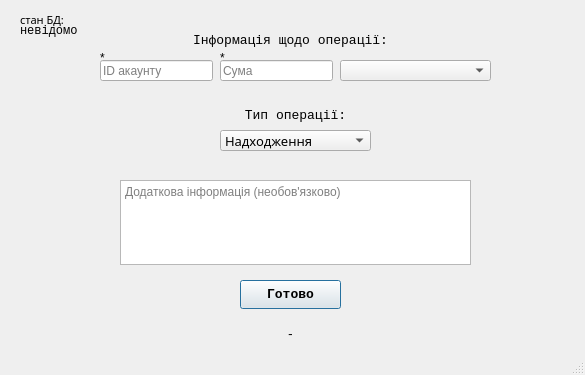
<?xml version="1.0" encoding="UTF-8"?>
<ui version="4.0">
 <class>MainWindow</class>
 <widget class="QMainWindow" name="MainWindow">
  <property name="geometry">
   <rect>
    <x>0</x>
    <y>0</y>
    <width>585</width>
    <height>375</height>
   </rect>
  </property>
  <property name="sizePolicy">
   <sizepolicy hsizetype="Ignored" vsizetype="Ignored">
    <horstretch>0</horstretch>
    <verstretch>0</verstretch>
   </sizepolicy>
  </property>
  <property name="contextMenuPolicy">
   <enum>Qt::NoContextMenu</enum>
  </property>
  <property name="windowTitle">
   <string>dbForm - Expenses / Incomes</string>
  </property>
  <property name="windowIcon">
   <iconset>
    <normaloff>../../Downloads/png-clipart-transaction-cost-product-money-financial-transaction-bank-hand-logo-thumbnail.png</normaloff>../../Downloads/png-clipart-transaction-cost-product-money-financial-transaction-bank-hand-logo-thumbnail.png</iconset>
  </property>
  <property name="toolButtonStyle">
   <enum>Qt::ToolButtonIconOnly</enum>
  </property>
  <widget class="QWidget" name="centralwidget">
   <widget class="QComboBox" name="comboBox">
    <property name="geometry">
     <rect>
      <x>220</x>
      <y>130</y>
      <width>151</width>
      <height>21</height>
     </rect>
    </property>
    <property name="font">
     <font>
      <family>Corbel</family>
      <pointsize>10</pointsize>
      <bold>false</bold>
     </font>
    </property>
    <item>
     <property name="text">
      <string>Надходження</string>
     </property>
    </item>
    <item>
     <property name="text">
      <string>Видаток</string>
     </property>
    </item>
   </widget>
   <widget class="QLabel" name="label">
    <property name="geometry">
     <rect>
      <x>230</x>
      <y>100</y>
      <width>131</width>
      <height>31</height>
     </rect>
    </property>
    <property name="sizePolicy">
     <sizepolicy hsizetype="Fixed" vsizetype="Fixed">
      <horstretch>0</horstretch>
      <verstretch>0</verstretch>
     </sizepolicy>
    </property>
    <property name="font">
     <font>
      <family>Consolas</family>
      <pointsize>10</pointsize>
      <bold>false</bold>
     </font>
    </property>
    <property name="text">
     <string>Тип операції:</string>
    </property>
    <property name="alignment">
     <set>Qt::AlignCenter</set>
    </property>
    <property name="textInteractionFlags">
     <set>Qt::NoTextInteraction</set>
    </property>
   </widget>
   <widget class="QLineEdit" name="lineEdit">
    <property name="geometry">
     <rect>
      <x>100</x>
      <y>60</y>
      <width>113</width>
      <height>21</height>
     </rect>
    </property>
    <property name="placeholderText">
     <string>ID акаунту</string>
    </property>
   </widget>
   <widget class="QLineEdit" name="lineEdit_2">
    <property name="geometry">
     <rect>
      <x>220</x>
      <y>60</y>
      <width>113</width>
      <height>21</height>
     </rect>
    </property>
    <property name="placeholderText">
     <string>Сума</string>
    </property>
   </widget>
   <widget class="QComboBox" name="comboBox_2">
    <property name="geometry">
     <rect>
      <x>340</x>
      <y>60</y>
      <width>151</width>
      <height>21</height>
     </rect>
    </property>
   </widget>
   <widget class="QTextEdit" name="textEdit">
    <property name="geometry">
     <rect>
      <x>120</x>
      <y>180</y>
      <width>351</width>
      <height>85</height>
     </rect>
    </property>
    <property name="placeholderText">
     <string>Додаткова інформація (необов'язково)</string>
    </property>
   </widget>
   <widget class="QLabel" name="label_2">
    <property name="geometry">
     <rect>
      <x>100</x>
      <y>50</y>
      <width>16</width>
      <height>16</height>
     </rect>
    </property>
    <property name="text">
     <string>*</string>
    </property>
   </widget>
   <widget class="QLabel" name="label_3">
    <property name="geometry">
     <rect>
      <x>220</x>
      <y>50</y>
      <width>16</width>
      <height>16</height>
     </rect>
    </property>
    <property name="text">
     <string>*</string>
    </property>
   </widget>
   <widget class="QPushButton" name="pushButton">
    <property name="geometry">
     <rect>
      <x>240</x>
      <y>280</y>
      <width>101</width>
      <height>29</height>
     </rect>
    </property>
    <property name="font">
     <font>
      <family>Consolas</family>
      <pointsize>10</pointsize>
      <bold>true</bold>
     </font>
    </property>
    <property name="text">
     <string>Готово</string>
    </property>
    <property name="autoDefault">
     <bool>true</bool>
    </property>
    <property name="default">
     <bool>true</bool>
    </property>
   </widget>
   <widget class="QLabel" name="label_4">
    <property name="geometry">
     <rect>
      <x>170</x>
      <y>30</y>
      <width>241</width>
      <height>21</height>
     </rect>
    </property>
    <property name="sizePolicy">
     <sizepolicy hsizetype="Fixed" vsizetype="Fixed">
      <horstretch>0</horstretch>
      <verstretch>0</verstretch>
     </sizepolicy>
    </property>
    <property name="font">
     <font>
      <family>Consolas</family>
      <pointsize>10</pointsize>
      <bold>false</bold>
     </font>
    </property>
    <property name="text">
     <string>Інформація щодо операції:</string>
    </property>
    <property name="alignment">
     <set>Qt::AlignCenter</set>
    </property>
    <property name="textInteractionFlags">
     <set>Qt::NoTextInteraction</set>
    </property>
   </widget>
   <widget class="QLabel" name="result_text">
    <property name="geometry">
     <rect>
      <x>10</x>
      <y>320</y>
      <width>561</width>
      <height>31</height>
     </rect>
    </property>
    <property name="font">
     <font>
      <family>Consolas</family>
     </font>
    </property>
    <property name="text">
     <string>-</string>
    </property>
    <property name="alignment">
     <set>Qt::AlignCenter</set>
    </property>
    <property name="wordWrap">
     <bool>true</bool>
    </property>
    <property name="textInteractionFlags">
     <set>Qt::LinksAccessibleByMouse|Qt::TextSelectableByKeyboard|Qt::TextSelectableByMouse</set>
    </property>
   </widget>
   <widget class="QLabel" name="label_6">
    <property name="geometry">
     <rect>
      <x>20</x>
      <y>10</y>
      <width>81</width>
      <height>20</height>
     </rect>
    </property>
    <property name="font">
     <font>
      <family>Cascadia Code</family>
      <pointsize>8</pointsize>
     </font>
    </property>
    <property name="text">
     <string>стан БД:</string>
    </property>
    <property name="alignment">
     <set>Qt::AlignLeading|Qt::AlignLeft|Qt::AlignVCenter</set>
    </property>
   </widget>
   <widget class="QLabel" name="db_log_text">
    <property name="geometry">
     <rect>
      <x>20</x>
      <y>20</y>
      <width>91</width>
      <height>21</height>
     </rect>
    </property>
    <property name="font">
     <font>
      <family>Consolas</family>
      <pointsize>9</pointsize>
     </font>
    </property>
    <property name="text">
     <string>невідомо</string>
    </property>
    <property name="alignment">
     <set>Qt::AlignLeading|Qt::AlignLeft|Qt::AlignVCenter</set>
    </property>
   </widget>
  </widget>
  <widget class="QStatusBar" name="statusbar"/>
  <action name="action">
   <property name="text">
    <string>Програма дозволяє внести в базу даних інформацію про видаток / надходження.\nВведіть всю необхідну інформацію, та натисніть &quot;Готово&quot;\n Стан бази даних, повідомлення про помилки можна побачити на екрані.</string>
   </property>
  </action>
 </widget>
 <resources/>
 <connections/>
</ui>
